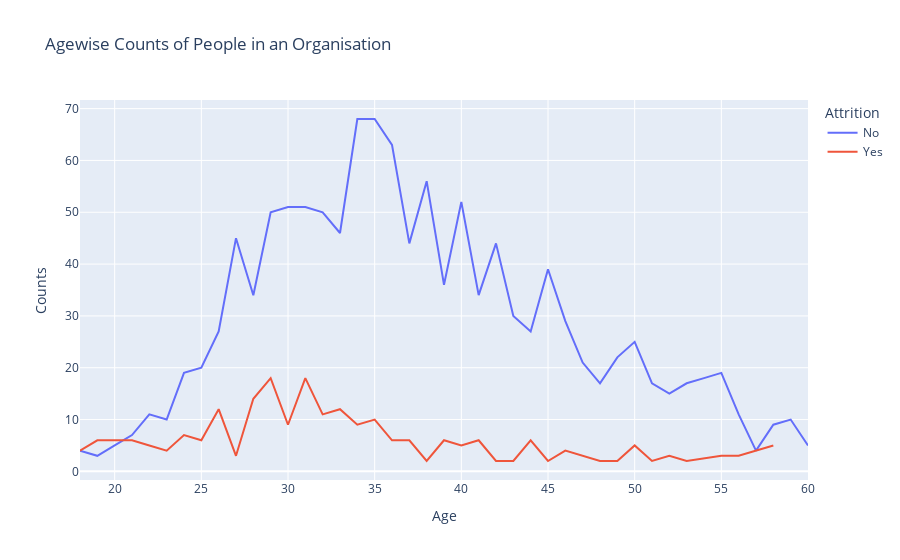

Here is the notebook cell this chart was saved with:
### Markdown cell above
# Line plot to show age-wise counts of  people in an organisation

### Code cell
age=hr.groupby(['Age','Attrition']).apply(lambda x:x['DailyRate'].count()).reset_index(name='Counts')
px.line(age,x='Age',y='Counts',color='Attrition',title='Agewise Counts of People in an Organisation')

### Figure 1 — Plotly figure (JSON) as saved in the notebook; plotly's stock layout.template omitted (floating-point values rounded to 4 significant figures)
{"data": [{"hovertemplate": "Attrition=No<br>Age=%{x}<br>Counts=%{y}<extra></extra>", "legendgroup": "No", "line": {"color": "#636efa", "dash": "solid"}, "marker": {"symbol": "circle"}, "mode": "lines", "name": "No", "orientation": "v", "showlegend": true, "type": "scatter", "x": [18, 19, 20, 21, 22, 23, 24, 25, 26, 27, 28, 29, 30, 31, 32, 33, 34, 35, 36, 37, 38, 39, 40, 41, 42, 43, 44, 45, 46, 47, 48, 49, 50, 51, 52, 53, 54, 55, 56, 57, 58, 59, 60], "xaxis": "x", "y": [4, 3, 5, 7, 11, 10, 19, 20, 27, 45, 34, 50, 51, 51, 50, 46, 68, 68, 63, 44, 56, 36, 52, 34, 44, 30, 27, 39, 29, 21, 17, 22, 25, 17, 15, 17, 18, 19, 11, 4, 9, 10, 5], "yaxis": "y"}, {"hovertemplate": "Attrition=Yes<br>Age=%{x}<br>Counts=%{y}<extra></extra>", "legendgroup": "Yes", "line": {"color": "#EF553B", "dash": "solid"}, "marker": {"symbol": "circle"}, "mode": "lines", "name": "Yes", "orientation": "v", "showlegend": true, "type": "scatter", "x": [18, 19, 20, 21, 22, 23, 24, 25, 26, 27, 28, 29, 30, 31, 32, 33, 34, 35, 36, 37, 38, 39, 40, 41, 42, 43, 44, 45, 46, 47, 48, 49, 50, 51, 52, 53, 55, 56, 58], "xaxis": "x", "y": [4, 6, 6, 6, 5, 4, 7, 6, 12, 3, 14, 18, 9, 18, 11, 12, 9, 10, 6, 6, 2, 6, 5, 6, 2, 2, 6, 2, 4, 3, 2, 2, 5, 2, 3, 2, 3, 3, 5], "yaxis": "y"}], "layout": {"legend": {"title": {"text": "Attrition"}, "tracegroupgap": 0}, "title": {"text": "Agewise Counts of People in an Organisation"}, "xaxis": {"anchor": "y", "domain": [0, 1], "title": {"text": "Age"}}, "yaxis": {"anchor": "x", "domain": [0, 1], "title": {"text": "Counts"}}}}
